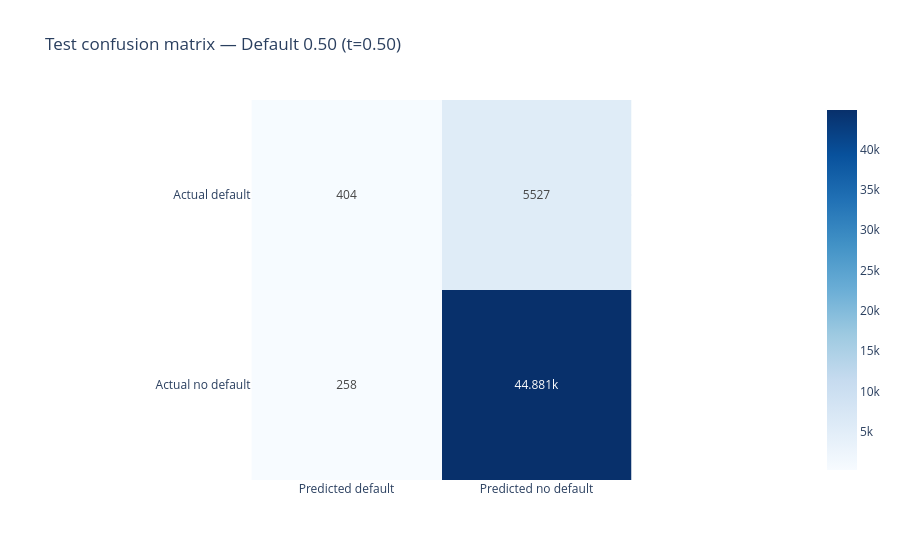
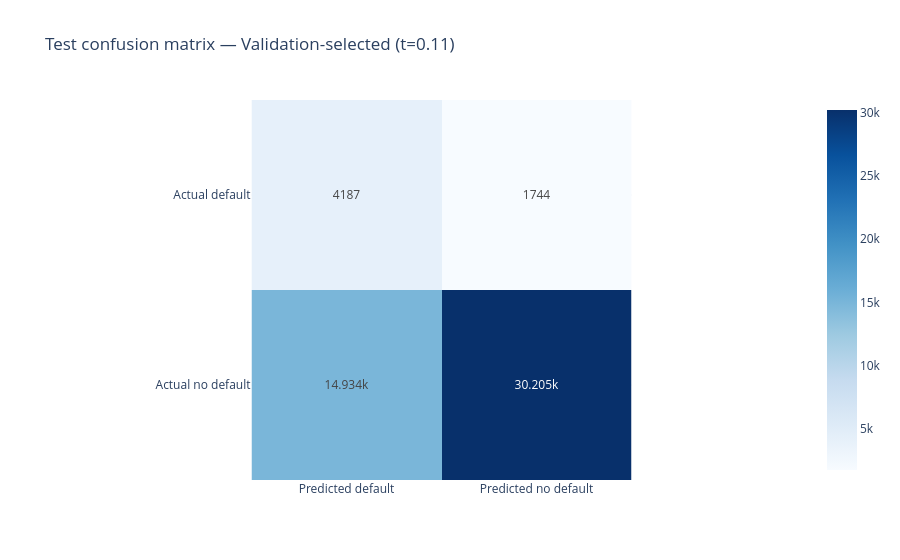

The cell these charts' notebook holds for them, in order:
### Markdown cell above
Threshold of 0.11 meets 0.70 min recall, minimizes out false negatives

### Code cell
# comparing default vs our select threshold and their metrics
final_metrics = pd.DataFrame([
    {'Rule':'Default 0.50', **metrics_at(y_test,p_test,0.50)},
    {'Rule':'Validation-selected', **metrics_at(y_test,p_test,selected_threshold)}
])
display(final_metrics.round(4))
for rule,t in [('Default 0.50',0.50),('Validation-selected',selected_threshold)]:
    pred=(p_test>=t).astype(int)
    cm=confusion_matrix(y_test,pred,labels=[1,0])
    cm_df=pd.DataFrame(cm,index=['Actual default','Actual no default'],
                       columns=['Predicted default','Predicted no default'])
    fig=px.imshow(cm_df,text_auto=True,color_continuous_scale='Blues',
                  title=f'Test confusion matrix — {rule} (t={t:.2f})')
    fig.show()

### Figure 1 — Plotly figure (JSON) as saved in the notebook; plotly's stock layout.template omitted (floating-point values rounded to 4 significant figures)
{"data": [{"coloraxis": "coloraxis", "hovertemplate": "x: %{x}<br>y: %{y}<br>color: %{z}<extra></extra>", "name": "0", "texttemplate": "%{z}", "type": "heatmap", "x": ["Predicted default", "Predicted no default"], "xaxis": "x", "y": ["Actual default", "Actual no default"], "yaxis": "y", "z": [[404, 5527], [258, 44881]]}], "layout": {"coloraxis": {"autocolorscale": false, "colorscale": [[0, "rgb(247,251,255)"], [0.125, "rgb(222,235,247)"], [0.25, "rgb(198,219,239)"], [0.375, "rgb(158,202,225)"], [0.5, "rgb(107,174,214)"], [0.625, "rgb(66,146,198)"], [0.75, "rgb(33,113,181)"], [0.875, "rgb(8,81,156)"], [1, "rgb(8,48,107)"]]}, "title": {"text": "Test confusion matrix — Default 0.50 (t=0.50)"}, "xaxis": {"anchor": "y", "constrain": "domain", "domain": [0, 1], "scaleanchor": "y"}, "yaxis": {"anchor": "x", "autorange": "reversed", "constrain": "domain", "domain": [0, 1]}}}

### Figure 2 — Plotly figure (JSON) as saved in the notebook; plotly's stock layout.template omitted (floating-point values rounded to 4 significant figures)
{"data": [{"coloraxis": "coloraxis", "hovertemplate": "x: %{x}<br>y: %{y}<br>color: %{z}<extra></extra>", "name": "0", "texttemplate": "%{z}", "type": "heatmap", "x": ["Predicted default", "Predicted no default"], "xaxis": "x", "y": ["Actual default", "Actual no default"], "yaxis": "y", "z": [[4187, 1744], [14934, 30205]]}], "layout": {"coloraxis": {"autocolorscale": false, "colorscale": [[0, "rgb(247,251,255)"], [0.125, "rgb(222,235,247)"], [0.25, "rgb(198,219,239)"], [0.375, "rgb(158,202,225)"], [0.5, "rgb(107,174,214)"], [0.625, "rgb(66,146,198)"], [0.75, "rgb(33,113,181)"], [0.875, "rgb(8,81,156)"], [1, "rgb(8,48,107)"]]}, "title": {"text": "Test confusion matrix — Validation-selected (t=0.11)"}, "xaxis": {"anchor": "y", "constrain": "domain", "domain": [0, 1], "scaleanchor": "y"}, "yaxis": {"anchor": "x", "autorange": "reversed", "constrain": "domain", "domain": [0, 1]}}}
